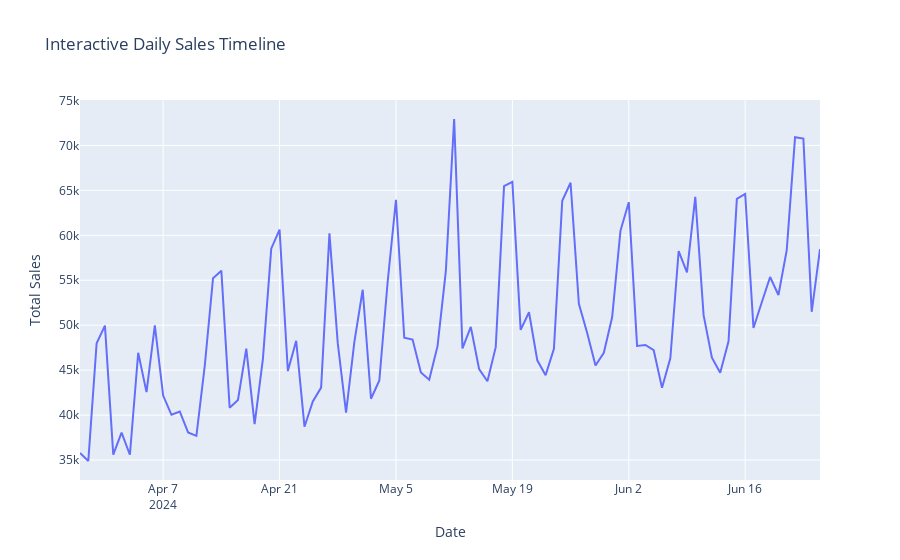
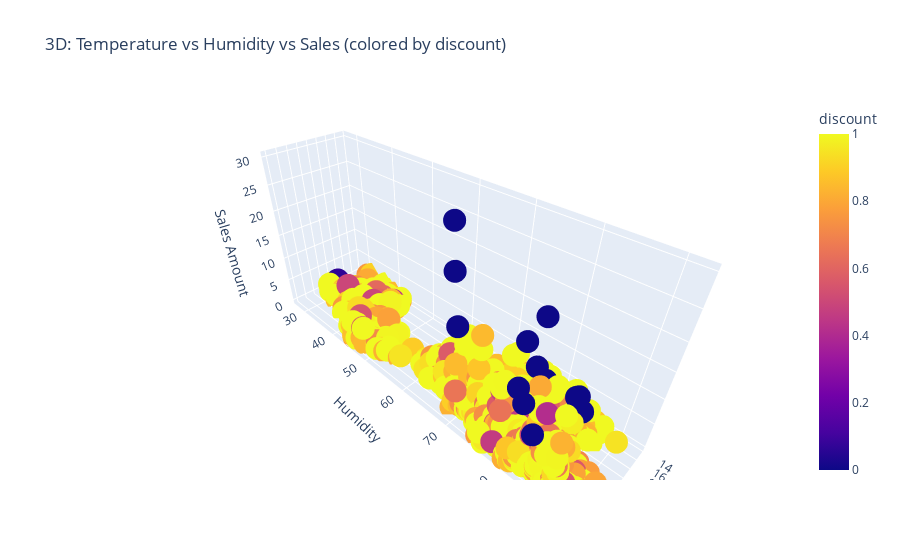
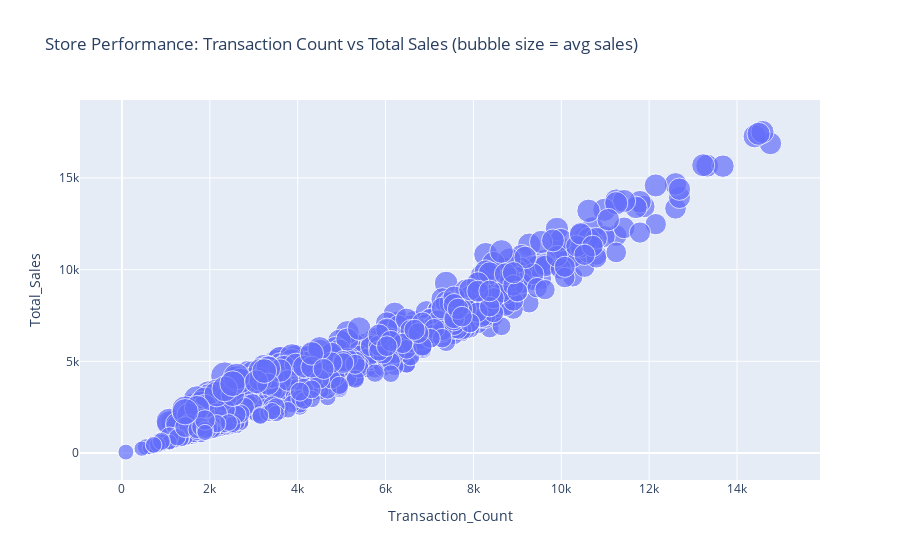

The notebook cell saved with these charts, in order:
### Code cell
import plotly.express as px
import plotly.graph_objects as go
from plotly.subplots import make_subplots

# Interactive Sales Time Series
daily_sales = train_df.groupby('dt')['sale_amount'].sum().reset_index()
fig = px.line(daily_sales, x='dt', y='sale_amount',
              title="Interactive Daily Sales Timeline",
              labels={'sale_amount': 'Total Sales', 'dt': 'Date'})
fig.update_layout(hovermode='x unified')
fig.show()

# Interactive 3D Scatter: Temperature, Humidity, and Sales
sample_data = train_df.sample(n=5000)  # Sample for performance
fig = px.scatter_3d(sample_data,
                    x='avg_temperature',
                    y='avg_humidity',
                    z='sale_amount',
                    color='discount',
                    title="3D: Temperature vs Humidity vs Sales (colored by discount)",
                    labels={'avg_temperature': 'Temperature',
                           'avg_humidity': 'Humidity',
                           'sale_amount': 'Sales Amount'})
fig.show()

# Interactive Store Performance
store_performance = train_df.groupby('store_id').agg({
    'sale_amount': ['sum', 'mean', 'count']
}).round(2)
store_performance.columns = ['Total_Sales', 'Avg_Sales', 'Transaction_Count']
store_performance = store_performance.reset_index()

fig = px.scatter(store_performance,
                 x='Transaction_Count',
                 y='Total_Sales',
                 size='Avg_Sales',
                 hover_data=['store_id'],
                 title="Store Performance: Transaction Count vs Total Sales (bubble size = avg sales)")
fig.show()

### Figure 1 — Plotly figure (JSON) as saved in the notebook; plotly's stock layout.template omitted (floating-point values rounded to 4 significant figures)
{"data": [{"hovertemplate": "Date=%{x}<br>Total Sales=%{y}<extra></extra>", "legendgroup": "", "line": {"color": "#636efa", "dash": "solid"}, "marker": {"symbol": "circle"}, "mode": "lines", "name": "", "orientation": "v", "showlegend": false, "type": "scatter", "x": ["2024-03-28T00:00:00.000000000", "2024-03-29T00:00:00.000000000", "2024-03-30T00:00:00.000000000", "2024-03-31T00:00:00.000000000", "2024-04-01T00:00:00.000000000", "2024-04-02T00:00:00.000000000", "2024-04-03T00:00:00.000000000", "2024-04-04T00:00:00.000000000", "2024-04-05T00:00:00.000000000", "2024-04-06T00:00:00.000000000", "2024-04-07T00:00:00.000000000", "2024-04-08T00:00:00.000000000", "2024-04-09T00:00:00.000000000", "2024-04-10T00:00:00.000000000", "2024-04-11T00:00:00.000000000", "2024-04-12T00:00:00.000000000", "2024-04-13T00:00:00.000000000", "2024-04-14T00:00:00.000000000", "2024-04-15T00:00:00.000000000", "2024-04-16T00:00:00.000000000", "2024-04-17T00:00:00.000000000", "2024-04-18T00:00:00.000000000", "2024-04-19T00:00:00.000000000", "2024-04-20T00:00:00.000000000", "2024-04-21T00:00:00.000000000", "2024-04-22T00:00:00.000000000", "2024-04-23T00:00:00.000000000", "2024-04-24T00:00:00.000000000", "2024-04-25T00:00:00.000000000", "2024-04-26T00:00:00.000000000", "2024-04-27T00:00:00.000000000", "2024-04-28T00:00:00.000000000", "2024-04-29T00:00:00.000000000", "2024-04-30T00:00:00.000000000", "2024-05-01T00:00:00.000000000", "2024-05-02T00:00:00.000000000", "2024-05-03T00:00:00.000000000", "2024-05-04T00:00:00.000000000", "2024-05-05T00:00:00.000000000", "2024-05-06T00:00:00.000000000", "2024-05-07T00:00:00.000000000", "2024-05-08T00:00:00.000000000", "2024-05-09T00:00:00.000000000", "2024-05-10T00:00:00.000000000", "2024-05-11T00:00:00.000000000", "2024-05-12T00:00:00.000000000", "2024-05-13T00:00:00.000000000", "2024-05-14T00:00:00.000000000", "2024-05-15T00:00:00.000000000", "2024-05-16T00:00:00.000000000", "2024-05-17T00:00:00.000000000", "2024-05-18T00:00:00.000000000", "2024-05-19T00:00:00.000000000", "2024-05-20T00:00:00.000000000", "2024-05-21T00:00:00.000000000", "2024-05-22T00:00:00.000000000", "2024-05-23T00:00:00.000000000", "2024-05-24T00:00:00.000000000", "2024-05-25T00:00:00.000000000", "2024-05-26T00:00:00.000000000", "2024-05-27T00:00:00.000000000", "2024-05-28T00:00:00.000000000", "2024-05-29T00:00:00.000000000", "2024-05-30T00:00:00.000000000", "2024-05-31T00:00:00.000000000", "2024-06-01T00:00:00.000000000", "2024-06-02T00:00:00.000000000", "2024-06-03T00:00:00.000000000", "2024-06-04T00:00:00.000000000", "2024-06-05T00:00:00.000000000", "2024-06-06T00:00:00.000000000", "2024-06-07T00:00:00.000000000", "2024-06-08T00:00:00.000000000", "2024-06-09T00:00:00.000000000", "2024-06-10T00:00:00.000000000", "2024-06-11T00:00:00.000000000", "2024-06-12T00:00:00.000000000", "2024-06-13T00:00:00.000000000", "2024-06-14T00:00:00.000000000", "2024-06-15T00:00:00.000000000", "2024-06-16T00:00:00.000000000", "2024-06-17T00:00:00.000000000", "2024-06-18T00:00:00.000000000", "2024-06-19T00:00:00.000000000", "2024-06-20T00:00:00.000000000", "2024-06-21T00:00:00.000000000", "2024-06-22T00:00:00.000000000", "2024-06-23T00:00:00.000000000", "2024-06-24T00:00:00.000000000", "2024-06-25T00:00:00.000000000"], "xaxis": "x", "y": [35790.0, 34890.0, 48000.0, 49950.0, 35610.0, 38060.0, 35590.0, 46940.0, 42550.0, 49970.0, 42170.0, 40030.0, 40400.0, 38070.0, 37700.0, 45430.0, 55230.0, 56060.0, 40810.0, 41680.0, 47390.0, 39000.0, 46260.0, 58510.0, 60630.0, 44890.0, 48270.0, 38710.0, 41520.0, 43060.0, 60220.0, 48000.0, 40260.0, 48150.0, 53950.0, 41820.0, 43850.0, 54810.0, 63950.0, 48610.0, 48410.0, 44740.0, 43930.0, 47670.0, 56010.0, 72940.0, 47420.0, 49820.0, 45130.0, 43760.0, 47560.0, 65480.0, 65960.0, 49480.0, 51440.0, 46090.0, 44440.0, 47370.0, 63840.0, 65850.0, 52380.0, 49130.0, 45510.0, 46940.0, 50880.0, 60500.0, 63690.0, 47700.0, 47800.0, 47220.0, 43030.0, 46320.0, 58250.0, 55870.0, 64290.0, 51110.0, 46380.0, 44700.0, 48210.0, 64050.0, 64610.0, 49700.0, 52550.0, 55360.0, 53360.0, 58360.0, 70920.0, 70770.0, 51490.0, 58470.0], "yaxis": "y"}], "layout": {"hovermode": "x unified", "legend": {"tracegroupgap": 0}, "title": {"text": "Interactive Daily Sales Timeline"}, "xaxis": {"anchor": "y", "domain": [0, 1], "title": {"text": "Date"}}, "yaxis": {"anchor": "x", "domain": [0, 1], "title": {"text": "Total Sales"}}}}

### Figure 2 — Plotly figure (JSON) as saved in the notebook; plotly's stock layout.template omitted (floating-point values rounded to 4 significant figures; data arrays with more than 128 entries replaced by an {"elided": "..."} marker saying what was removed)
{"data": [{"hovertemplate": "Temperature=%{x}<br>Humidity=%{y}<br>Sales Amount=%{z}<br>discount=%{marker.color}<extra></extra>", "legendgroup": "", "marker": {"color": {"elided": "5000 float values"}, "coloraxis": "coloraxis", "symbol": "circle"}, "mode": "markers", "name": "", "scene": "scene", "showlegend": false, "type": "scatter3d", "x": {"elided": "5000 float values"}, "y": {"elided": "5000 float values"}, "z": {"elided": "5000 float values"}}], "layout": {"coloraxis": {"colorbar": {"title": {"text": "discount"}}, "colorscale": [[0, "#0d0887"], [0.1111, "#46039f"], [0.2222, "#7201a8"], [0.3333, "#9c179e"], [0.4444, "#bd3786"], [0.5556, "#d8576b"], [0.6667, "#ed7953"], [0.7778, "#fb9f3a"], [0.8889, "#fdca26"], [1, "#f0f921"]]}, "legend": {"tracegroupgap": 0}, "scene": {"domain": {"x": [0, 1], "y": [0, 1]}, "xaxis": {"title": {"text": "Temperature"}}, "yaxis": {"title": {"text": "Humidity"}}, "zaxis": {"title": {"text": "Sales Amount"}}}, "title": {"text": "3D: Temperature vs Humidity vs Sales (colored by discount)"}}}

### Figure 3 — Plotly figure (JSON) as saved in the notebook; plotly's stock layout.template omitted (floating-point values rounded to 4 significant figures; data arrays with more than 128 entries replaced by an {"elided": "..."} marker saying what was removed)
{"data": [{"customdata": {"elided": "898x1 int values"}, "hovertemplate": "Transaction_Count=%{x}<br>Total_Sales=%{y}<br>Avg_Sales=%{marker.size}<br>store_id=%{customdata[0]}<extra></extra>", "legendgroup": "", "marker": {"color": "#636efa", "size": {"elided": "898 float values"}, "sizemode": "area", "sizeref": 0.0045, "symbol": "circle"}, "mode": "markers", "name": "", "orientation": "v", "showlegend": false, "type": "scatter", "x": {"elided": "898 int values"}, "xaxis": "x", "y": {"elided": "898 float values"}, "yaxis": "y"}], "layout": {"legend": {"itemsizing": "constant", "tracegroupgap": 0}, "title": {"text": "Store Performance: Transaction Count vs Total Sales (bubble size = avg sales)"}, "xaxis": {"anchor": "y", "domain": [0, 1], "title": {"text": "Transaction_Count"}}, "yaxis": {"anchor": "x", "domain": [0, 1], "title": {"text": "Total_Sales"}}}}
